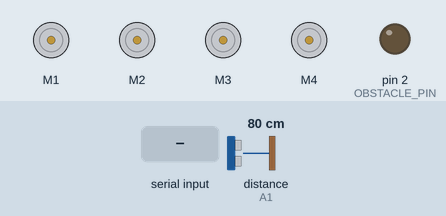
This sketch was run on a simulated Arduino Uno, built with avr-gcc and run on an emulated ATmega328P. Parts: 4 × DC motor (green arrow = forward, orange = backward, longer = faster), output pins drawn as LEDs (lit = HIGH). The inputs (shaded band) are chosen by the test bench; at power-on: distance to the obstacle (sensor on A1) 80 cm. The echo pulse lasts 58.3 µs per cm.

Above: at 1.2 s.
1.3 s: "F" received over Serial
At 2.0 s:
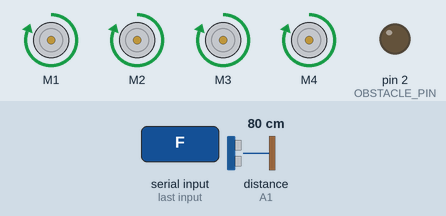
2.8 s: "B" received over Serial
At 3.3 s:
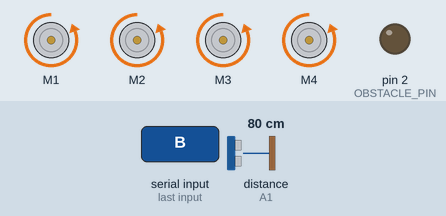
4.3 s: "L" received over Serial
At 4.7 s:
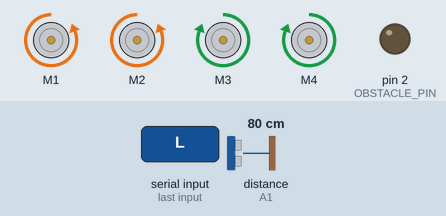
5.8 s: "R" received over Serial
At 7.0 s:
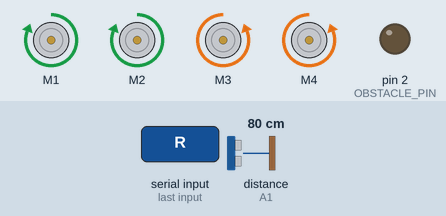
7.3 s: "I" received over Serial
At 7.7 s:
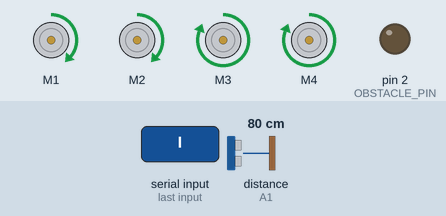
8.8 s: "J" received over Serial
At 10.3 s:
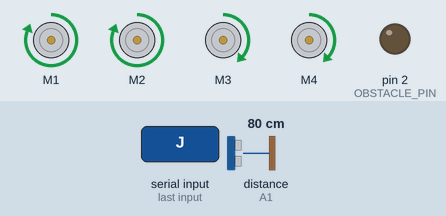
Timing chart, 0 to 11.3 s (numbered marks = the images above; inputs shaded):
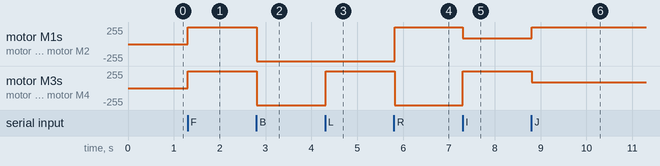

Measured:
- after the input at 1.3 s, motor M1–4: stopped → forward 255/255 at once
- after the input at 2.8 s, motor M1–4: forward 255/255 → backward 255/255 at once
- after the input at 4.3 s, motor M3, motor M4: backward 255/255 → forward 255/255 at once
- after the input at 5.8 s, motor M1, motor M2: backward 255/255 → forward 255/255 at once; motor M3, motor M4: forward 255/255 → backward 255/255 at once
- after the input at 7.3 s, motor M1, motor M2: forward 255/255 → forward 85/255 at once; motor M3, motor M4: backward 255/255 → forward 255/255 at once
- after the input at 8.8 s, motor M1, motor M2: forward 85/255 → forward 255/255 at once; motor M3, motor M4: forward 255/255 → forward 85/255 at once

The sketch:

car_receiver.ino
```cpp
//Receiver
#include <AFMotor.h>
#include <NewPing.h>

#define TRIG_PIN A0
#define ECHO_PIN A1
#define MAX_DISTANCE 200
#define OBSTACLE_PIN 2


NewPing sonar(TRIG_PIN, ECHO_PIN, MAX_DISTANCE);

AF_DCMotor motor1(1, MOTOR12_64KHZ);
AF_DCMotor motor2(2, MOTOR12_64KHZ);
AF_DCMotor motor3(3, MOTOR34_64KHZ);
AF_DCMotor motor4(4, MOTOR34_64KHZ);

const int maxSpeed = 255;
const int reducedSpeed = maxSpeed / 3;
char val;
int distance = 100;


void setup()
{
  Serial.begin(9600);
  pinMode(OBSTACLE_PIN, OUTPUT);
  digitalWrite(OBSTACLE_PIN, LOW);
  distance = readPing();
}

void loop()
{
  if(Serial.available())
  {
    val = Serial.read();

    if(distance<=25 && val!= 'B')
    {
      val = 'S';
      digitalWrite(OBSTACLE_PIN, HIGH);
    }
    else
    {
      val=val;
      digitalWrite(OBSTACLE_PIN, LOW);
    }

    switch(val)
    {
      case 'F':
        setMotors(maxSpeed, FORWARD, maxSpeed, FORWARD);
        break;

      case 'B':
        setMotors(maxSpeed, BACKWARD, maxSpeed, BACKWARD);
        break;

      case 'L':
        setMotors(maxSpeed, BACKWARD, maxSpeed, FORWARD);
        break;

      case 'R':
        setMotors(maxSpeed, FORWARD, maxSpeed, BACKWARD);
        break;

      case 'I':
        setMotors(reducedSpeed, FORWARD, maxSpeed, FORWARD);
        break;

      case 'J':
        setMotors(maxSpeed, FORWARD, reducedSpeed, FORWARD);
        break;

      case 'K':
        setMotors(reducedSpeed, BACKWARD, maxSpeed, BACKWARD);
        break;

      case 'M':
        setMotors(maxSpeed, BACKWARD, reducedSpeed, BACKWARD);
        break;

      case 'S':
        stopMotors();
        break;

      default:
        // Do nothing if no valid command is received
        break;
    }
  }
  distance = readPing();
}

int readPing()
{
  delay(15);
  int cm = sonar.ping_cm();
  if(cm==0)
  {
    cm = 250;
  }
  return cm;
}

void setMotors(int leftSpeed, int leftDir, int rightSpeed, int rightDir)
{
  motor1.setSpeed(leftSpeed);
  motor1.run(leftDir);
  motor2.setSpeed(leftSpeed);
  motor2.run(leftDir);
  motor3.setSpeed(rightSpeed);
  motor3.run(rightDir);
  motor4.setSpeed(rightSpeed);
  motor4.run(rightDir);
}

void stopMotors()
{
  motor1.run(RELEASE);
  motor2.run(RELEASE);
  motor3.run(RELEASE);
  motor4.run(RELEASE);
}
```
